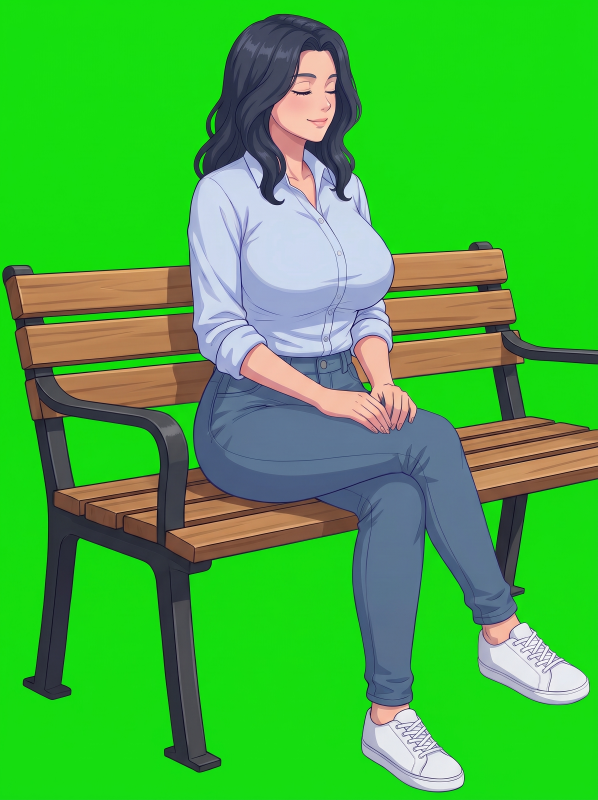
#> input picture raw_blink/pose_bench_blink.jpg, 1792 x 2400 px (shown at 1/3 size)
$ python -i make_pose_camera.py   (imports and definitions only)
#> lines starting #> are read from the running program, lines starting #| are printed output that depends on the picture
#> further down, picture is the input picture: PIL image 1792x2400 RGB; mean R, G, B 67.8, 177.8, 62
"""Camera-resolution pictures of a pose (1600x2160, shown at zoom 0.5 so the lens can zoom sharply)
and the room picture (800x1080) from the green-screen originals in raw_blink/.
Run from the project root:  python tools/make_pose_camera.py [cook|eat]
raw_blink/<raw>_<neutral|smile|shy|blink>.jpg -> game/images/camera/<key>_<neutral|smile|shy|closed>.png
(the room picture game/images/ana/pose_<name>.png is made only if 'room' is set)
xoff: horizontal paste offset (in camera pixels). A pose whose picture is cut by its right edge
(the table of 'eat') is pasted flush to the right edge so the game can put it at the screen edge.
"""
import os, sys
sys.path.insert(0, os.path.dirname(__file__))
from key_sprites import key
from PIL import Image

POSES = {
    "cook": {"raw": "pose_cooking", "xoff": 4, "room": None},      # pose_cooking.png is already installed
    "eat":  {"raw": "pose_eating", "xoff": "right", "room": "pose_eating"},
}
def fit_34(im):
    """The pipeline expects a 3:4 portrait. Any other shape is padded with the picture's own green:
    too wide -> extra green on TOP (her feet stay at the bottom); too narrow -> extra green on the sides."""
    w, h = im.size
#> w = 1792; h = 2400
    bg = im.convert("RGB").getpixel((3, 3))
#> bg = (21, 223, 13)
    if w * 4 > h * 3:                       # wider than 3:4
        nh = round(w * 4 / 3)
        c = Image.new("RGB", (w, nh), bg)
        c.paste(im.convert("RGB"), (0, nh - h))
    elif w * 4 < h * 3:                     # narrower than 3:4
        nw = round(h * 3 / 4)
#> nw = 1800
        c = Image.new("RGB", (nw, h), bg)
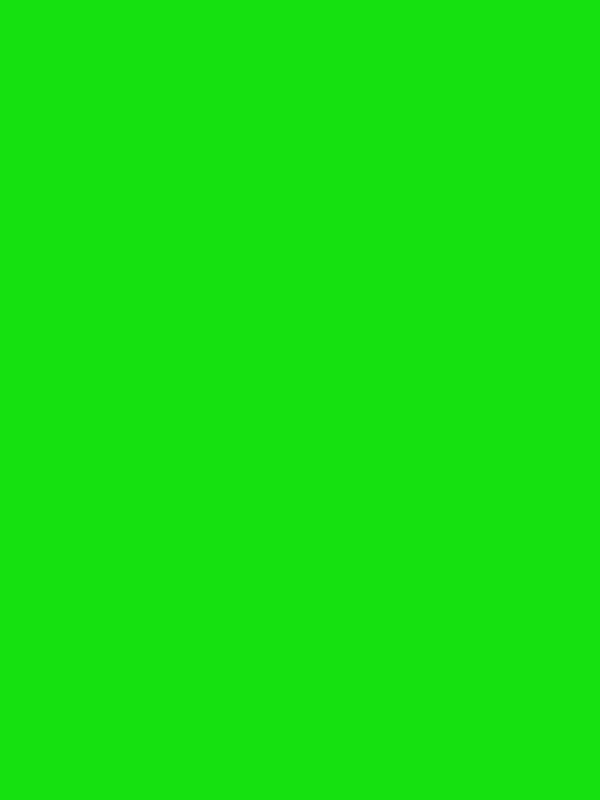
#> c: PIL image 1800x2400 RGB (shown at 1/3 size); mean R, G, B 21, 223, 13
        c.paste(im.convert("RGB"), ((nw - w) // 2, 0))
    else:
        c = im.convert("RGB")
    return c.resize((1792, 2400), Image.LANCZOS) if c.size != (1792, 2400) else c


def edge_despill(k, width=4):
    """Remove the green fringe on the silhouette: near transparent pixels, green is clamped to max(r,b)."""
    import numpy as np
    from PIL import ImageFilter
    a = np.asarray(k).astype(float)
    alpha = k.getchannel("A").filter(ImageFilter.MinFilter(2 * width + 1))
    near = np.asarray(alpha) < 250
    r, g, b = a[..., 0], a[..., 1], a[..., 2]
    g2 = np.where(near, np.minimum(g, np.maximum(r, b)), g)
    a[..., 1] = g2
    return Image.fromarray(a.astype('uint8'), "RGBA")


EXPR = {"neutral": "neutral", "smile": "smile", "shy": "shy", "blink": "closed"}


def run(name):
    cfg = POSES[name]
    for src, dst in EXPR.items():
        path = "raw_blink/%s_%s.jpg" % (cfg["raw"], src)
        if not os.path.exists(path):
            continue
        im = fit_34(Image.open(path))
        k = key(im)
        if cfg.get('despill'):
            k = edge_despill(k)
        for scale, canvas_w, out in ((0.9, 1600, "game/images/camera/%s_%s.png" % (name, dst)),
                                     (0.45, 800, "game/images/ana/%s.png" % cfg["room"] if cfg["room"] and src == "neutral" else None)):
            if out is None:
                continue
            k2 = k.resize((round(im.width * scale), round(im.height * scale)), Image.LANCZOS)
            xoff = cfg["xoff"]
            if xoff == "right":
                xoff = canvas_w - k2.width
            elif scale == 0.45:
                xoff = xoff // 2
            c = Image.new("RGBA", (canvas_w, k2.height))
            c.paste(k2, (xoff, 0), k2)
            c.save(out, optimize=True)
            print(out, c.size)


# [3 lines not run here, left out]

>>> from PIL import Image
>>> picture = Image.open('../raw_blink/pose_bench_blink.jpg')
>>> result = fit_34(picture)
